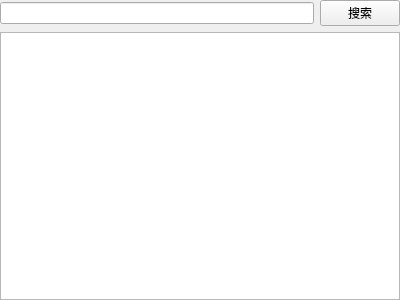
<?xml version="1.0" encoding="UTF-8"?>
<ui version="4.0">
 <class>BucketsWidget</class>
 <widget class="QWidget" name="BucketsWidget">
  <property name="geometry">
   <rect>
    <x>0</x>
    <y>0</y>
    <width>400</width>
    <height>300</height>
   </rect>
  </property>
  <property name="windowTitle">
   <string>Form</string>
  </property>
  <layout class="QVBoxLayout" name="verticalLayout">
   <property name="leftMargin">
    <number>0</number>
   </property>
   <property name="topMargin">
    <number>0</number>
   </property>
   <property name="rightMargin">
    <number>0</number>
   </property>
   <property name="bottomMargin">
    <number>0</number>
   </property>
   <item>
    <layout class="QHBoxLayout" name="horizontalLayout" stretch="0,0">
     <item>
      <widget class="ComboLine" name="lineSearch"/>
     </item>
     <item>
      <widget class="PushButton" name="buttonSearch">
       <property name="text">
        <string>搜索</string>
       </property>
      </widget>
     </item>
    </layout>
   </item>
   <item>
    <widget class="QListView" name="listView">
     <property name="editTriggers">
      <set>QAbstractItemView::EditTrigger::NoEditTriggers</set>
     </property>
    </widget>
   </item>
  </layout>
 </widget>
 <customwidgets>
  <customwidget>
   <class>ComboLine</class>
   <extends>QLineEdit</extends>
   <header>src/fend/uicom/comboline.h</header>
  </customwidget>
  <customwidget>
   <class>PushButton</class>
   <extends>QPushButton</extends>
   <header>src/fend/uicom/pushbutton.h</header>
  </customwidget>
 </customwidgets>
 <resources/>
 <connections/>
</ui>
